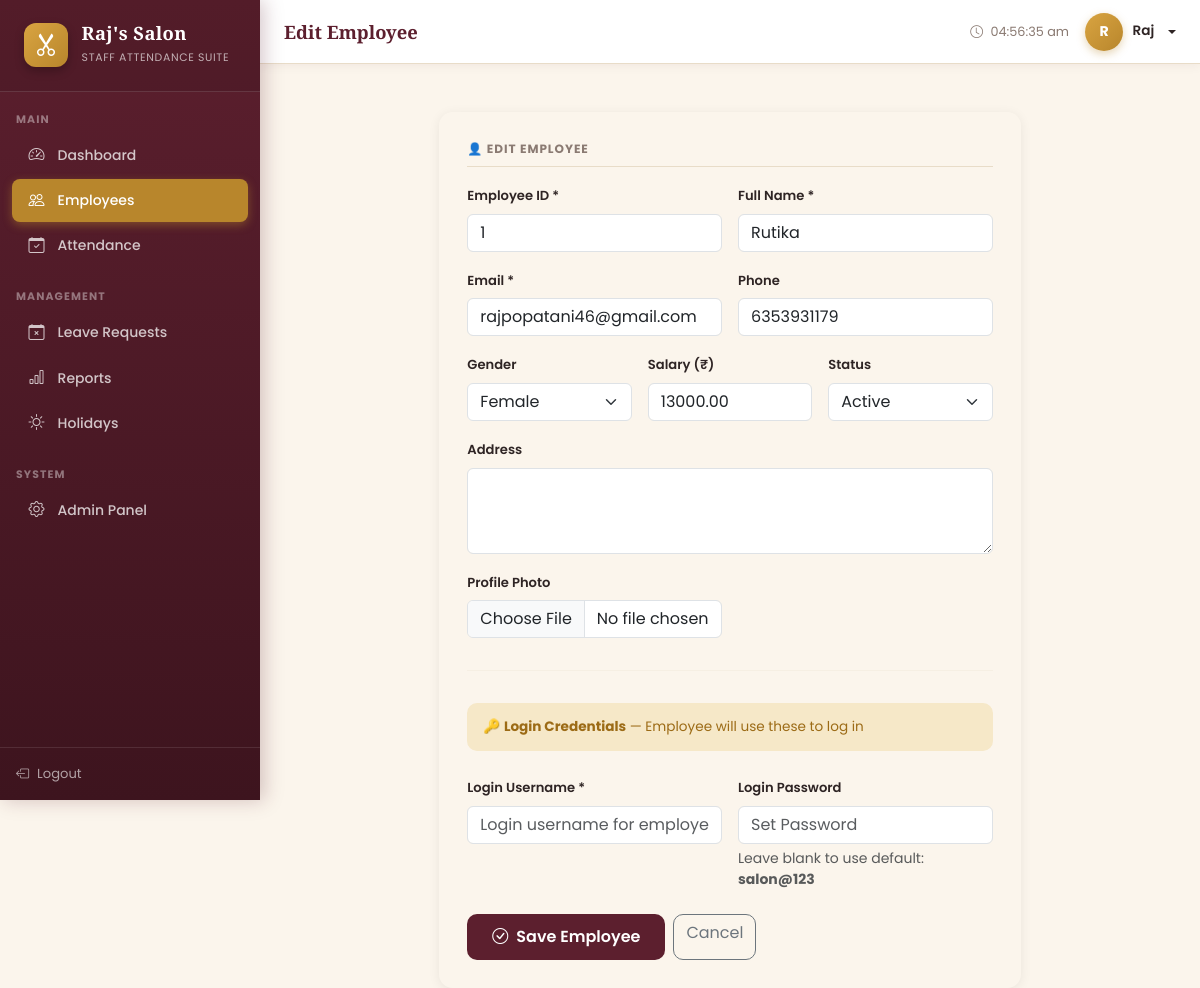
The page /employees/2/edit/ (signed in) on the database its author committed.
### attendance/models.py (models this page shows, shortened)
class Employee(models.Model):
    GENDER_CHOICES = [('Male', 'Male'), ('Female', 'Female'), ('Other', 'Other')]
    STATUS_CHOICES = [('Active', 'Active'), ('Inactive', 'Inactive')]
    user          = models.OneToOneField(User, on_delete=models.CASCADE, related_name='employee', null=True, blank=True)
    employee_id   = models.CharField(max_length=20, unique=True)
    full_name     = models.CharField(max_length=200)
    email         = models.EmailField(unique=True)
    phone         = models.CharField(max_length=15)
    gender        = models.CharField(max_length=10, choices=GENDER_CHOICES)
    salary        = models.DecimalField(max_digits=10, decimal_places=2, default=0)
    address       = models.TextField(blank=True)
    status        = models.CharField(max_length=10, choices=STATUS_CHOICES, default='Active')
    profile_photo = models.ImageField(upload_to='profile_photos/', blank=True, null=True)
    date_joined   = models.DateField(default=timezone.now)
    class Meta:
        ordering = ['employee_id']

### attendance/views.py (the view)
# urls.py: path('employees/<int:pk>/edit/',  views.employee_edit,   name='employee_edit'),
@login_required
@user_passes_test(is_admin)
def employee_edit(request, pk):
    employee = get_object_or_404(Employee, pk=pk)
    if request.method == 'POST':
        form = EmployeeForm(request.POST, request.FILES, instance=employee)
        if form.is_valid():
            emp      = form.save(commit=False)
            password = form.cleaned_data.get('password')
            if password and employee.user:
                employee.user.set_password(password)
                employee.user.save()
            emp.save()
            messages.success(request, 'Employee updated successfully.')
            return redirect('employee_list')
    else:
        form = EmployeeForm(instance=employee)
    return render(request, 'attendance/employee_form.html', {'form': form, 'title': 'Edit Employee', 'employee': employee})

### attendance/views.py (called while the page is built)
def is_admin(user):
    return user.is_staff or user.is_superuser

### attendance/templates/attendance/employee_form.html (shortened to what this page needs)
{% extends 'base.html' %}
{% block page_title %}{{ title }}{% endblock %}
{% block content %}
<div class="row justify-content-center">
  <div class="col-md-8">
    <div class="form-card">
      <div class="section-header">👤 {{ title }}</div>
      <form method="POST" enctype="multipart/form-data">
        <div class="row g-3">
          <div class="col-md-6">
            <label class="form-label fw-semibold" style="font-size:.82rem">Employee ID *</label>
            {{ form.employee_id }}
          </div>
          <div class="col-md-6">
            <label class="form-label fw-semibold" style="font-size:.82rem">Full Name *</label>
            {{ form.full_name }}
          </div>
          <div class="col-md-6">
            <label class="form-label fw-semibold" style="font-size:.82rem">Email *</label>
            {{ form.email }}
          </div>
          <div class="col-md-6">
            <label class="form-label fw-semibold" style="font-size:.82rem">Phone</label>
            {{ form.phone }}
          </div>
          <div class="col-md-4">
            <label class="form-label fw-semibold" style="font-size:.82rem">Gender</label>
            {{ form.gender }}
          </div>
          <div class="col-md-4">
            <label class="form-label fw-semibold" style="font-size:.82rem">Salary (₹)</label>
            {{ form.salary }}
          </div>
          <div class="col-md-4">
            <label class="form-label fw-semibold" style="font-size:.82rem">Status</label>
            {{ form.status }}
          </div>
          <div class="col-12">
            <label class="form-label fw-semibold" style="font-size:.82rem">Address</label>
            {{ form.address }}
          </div>
          <div class="col-md-6">
            <label class="form-label fw-semibold" style="font-size:.82rem">Profile Photo</label>
            {{ form.profile_photo }}
          </div>
          <div class="col-12"><hr style="border-color:#E8DCC8"/></div>
          <div class="col-12">
            <div style="background:#F6E8C8;border-radius:10px;padding:.85rem 1rem;font-size:.85rem;color:#9C6B16;margin-bottom:.5rem">
              🔑 <strong>Login Credentials</strong> — Employee will use these to log in
            </div>
          </div>
          <div class="col-md-6">
            <label class="form-label fw-semibold" style="font-size:.82rem">Login Username *</label>
            {{ form.username }}
          </div>
          <div class="col-md-6">
            <label class="form-label fw-semibold" style="font-size:.82rem">Login Password</label>
            {{ form.password }}
            <div class="form-text">Leave blank to use default: <strong>salon@123</strong></div>
          </div>
        </div>
        <div class="d-flex gap-2 mt-4">
          <button type="submit" class="btn" style="background:#5C1F2E;color:#fff;border-radius:10px;font-weight:600;padding:.65rem 1.5rem">
            <i class="bi bi-check-circle me-2"></i>Save Employee
          </button>
          <a href="{% url 'employee_list' %}" class="btn btn-outline-secondary" style="border-radius:10px">Cancel</a>
        </div>
      </form>
    </div>
  </div>
</div>
{% endblock %}

### templates/base.html (shortened to what this page needs)
<!DOCTYPE html>
<html lang="en">
<head>
<link href="https://cdn.jsdelivr.net/npm/bootstrap@5.3.2/dist/css/bootstrap.min.css" rel="stylesheet"/>
<link href="https://cdn.jsdelivr.net/npm/bootstrap-icons@1.11.3/font/bootstrap-icons.css" rel="stylesheet"/>
</head>
<body>
<div class="sidebar" id="sidebar">
  <div class="sidebar-brand">
    <span class="logo"><i class="bi bi-scissors"></i></span>
    <div class="brand-text">
      <h6>Raj's Salon</h6>
      <small>Staff Attendance Suite</small>
    </div>
  </div>
  {% if user.is_authenticated %}
  {% if user.is_staff or user.is_superuser %}
  <div class="sidebar-section mt-2">Main</div>
  <ul class="sidebar-nav">
    <li><a href="{% url 'dashboard' %}" class="{% if request.resolver_match.url_name == 'dashboard' %}active{% endif %}"><i class="bi bi-speedometer2"></i> Dashboard</a></li>
    <li><a href="{% url 'employee_list' %}" class="{% if 'employee' in request.resolver_match.url_name %}active{% endif %}"><i class="bi bi-people"></i> Employees</a></li>
    <li><a href="{% url 'attendance_list' %}" class="{% if 'attendance' in request.resolver_match.url_name %}active{% endif %}"><i class="bi bi-calendar-check"></i> Attendance</a></li>
  </ul>
  <div class="sidebar-section mt-2">Management</div>
  <ul class="sidebar-nav">
    <li><a href="{% url 'leave_list' %}" class="{% if 'leave' in request.resolver_match.url_name %}active{% endif %}"><i class="bi bi-calendar-x"></i> Leave Requests</a></li>
    <li><a href="{% url 'reports' %}" class="{% if request.resolver_match.url_name == 'reports' %}active{% endif %}"><i class="bi bi-bar-chart"></i> Reports</a></li>
    <li><a href="{% url 'holiday_list' %}" class="{% if 'holiday' in request.resolver_match.url_name %}active{% endif %}"><i class="bi bi-sun"></i> Holidays</a></li>
  </ul>
  <div class="sidebar-section mt-2">System</div>
  <ul class="sidebar-nav">
    <li><a href="/admin/" target="_blank"><i class="bi bi-gear"></i> Admin Panel</a></li>
  </ul>
  {% endif %}
  <div class="sidebar-footer">
    <a href="{% url 'logout' %}"><i class="bi bi-box-arrow-left"></i> Logout</a>
  </div>
  {% endif %}
</div>
{% if user.is_authenticated %}
<div class="topbar">
  <div class="topbar-left">
    <span class="topbar-title">{% block page_title %}Dashboard{% endblock %}</span>
  </div>
  <div class="topbar-right">
    <span style="font-size:.8rem;color:#8A7A72">
      <i class="bi bi-clock me-1"></i>
      <span id="live-time"></span>
    </span>
    <div class="dropdown">
      <div class="topbar-user dropdown-toggle" data-bs-toggle="dropdown">
        <div class="topbar-avatar">{{ user.username|first|upper }}</div>
        <span style="font-size:.85rem;font-weight:600">{{ user.get_full_name|default:user.username }}</span>
      </div>
    </div>
  </div>
</div>
{% endif %}
<div class="{% if user.is_authenticated %}main-wrap{% else %}container-fluid{% endif %}">
  {% block content %}{% endblock %}
</div>
</body>
</html>

### templates/base.html (style rules this page uses)
:root { --primary: #5C1F2E; --primary-l: #7A2C40; --primary-dark: #3D141E; --secondary: #B8862C; --secondary-l: #D9A441; --success: #3F7D52; --danger: #A23B3B; --warning: #D9A441; --bg: #FBF5EC; --surface: #FFFFFF; --text: #2E2424; --muted: #8A7A72; --sidebar-w: 260px; --topbar-h: 64px; --font-display: 'Playfair Display', serif; --font-body: 'Poppins', sans-serif; }
* { box-sizing:border-box; }
body { font-family:var(--font-body); background:var(--bg); color:var(--text); margin:0; }
h1,h2,h3,h4,h5,h6 { font-family:var(--font-body); }
.sidebar { width:var(--sidebar-w); height:100vh; position:fixed; top:0; left:0; background:linear-gradient(180deg,var(--primary) 0%,var(--primary-dark) 100%); overflow-y:auto; z-index:200; display:flex; flex-direction:column; box-shadow:4px 0 18px rgba(92,31,46,.25); }
.sidebar-brand { padding:1.4rem 1.5rem; border-bottom:1px solid rgba(255,255,255,.12); display:flex; align-items:center; gap:.85rem; background:rgba(0,0,0,.1); }
.sidebar-brand .logo { font-size:1.5rem; width:44px; height:44px; flex-shrink:0; background:linear-gradient(135deg,var(--secondary-l),var(--secondary)); border-radius:12px; display:flex; align-items:center; justify-content:center; color:#fff; box-shadow:0 4px 10px rgba(0,0,0,.25); }
.sidebar-brand .brand-text { color:#fff; }
.sidebar-brand .brand-text h6 { font-family:var(--font-display); font-weight:700; font-size:1.15rem; margin:0; letter-spacing:.02em; }
.sidebar-brand .brand-text small { color:rgba(255,255,255,.65); font-size:.68rem; letter-spacing:.06em; text-transform:uppercase; }
.sidebar-section { padding:.75rem 1rem .35rem; color:rgba(255,255,255,.4); font-size:.68rem; font-weight:700; text-transform:uppercase; letter-spacing:.1em; }
.sidebar-nav { list-style:none; padding:0 .75rem; margin:0; }
.sidebar-nav li { margin-bottom:2px; }
.sidebar-nav a { display:flex; align-items:center; gap:.7rem; padding:.6rem .9rem; border-radius:8px; color:rgba(255,255,255,.75); text-decoration:none; font-size:.875rem; font-weight:500; transition:all .2s; }
.sidebar-nav a.active { background:var(--secondary); color:#fff; box-shadow:0 3px 10px rgba(184,134,44,.45); }
.sidebar-nav a i { font-size:1rem; width:20px; text-align:center; }
.sidebar-footer { margin-top:auto; padding:1rem; border-top:1px solid rgba(255,255,255,.1); }
.sidebar-footer a { color:rgba(255,255,255,.6); font-size:.82rem; text-decoration:none; display:flex; align-items:center; gap:.5rem; }
.topbar { height:var(--topbar-h); position:fixed; top:0; left:var(--sidebar-w); right:0; background:var(--surface); border-bottom:1px solid #E8DCC8; z-index:100; display:flex; align-items:center; justify-content:space-between; padding:0 1.5rem; box-shadow:0 2px 10px rgba(92,31,46,.06); }
.topbar-left { display:flex; align-items:center; gap:1rem; }
.topbar-title { font-family:var(--font-display); font-weight:700; font-size:1.15rem; color:var(--primary); }
.topbar-right { display:flex; align-items:center; gap:1rem; }
.topbar-user { display:flex; align-items:center; gap:.6rem; cursor:pointer; }
.topbar-avatar { width:38px; height:38px; border-radius:50%; background:linear-gradient(135deg,var(--secondary-l),var(--secondary)); color:#fff; display:flex; align-items:center; justify-content:center; font-weight:700; font-size:.88rem; box-shadow:0 3px 8px rgba(184,134,44,.35); }
.main-wrap { margin-left:var(--sidebar-w); margin-top:var(--topbar-h); padding:1.75rem; min-height:calc(100vh - var(--topbar-h)); }
.form-card { border:none; border-radius:14px; box-shadow:0 2px 12px rgba(0,0,0,.07); padding:1.75rem; }
.section-header { font-size:.75rem; font-weight:700; color:#8A7A72; text-transform:uppercase; letter-spacing:.08em; margin-bottom:1rem; padding-bottom:.5rem; border-bottom:1px solid #E8DCC8; }
a { color:var(--secondary); }

### rows shown on the page
Employee: employee_id "1", full_name "Rutika", email "rajpopatani46@gmail.com", phone "6353931179", gender "Female", salary "13000.00", status "Active"

### other values the page prints
{{ title }} "Edit Employee"
{{ user.username|first|upper }} "R"
{{ user.get_full_name|default:user.username }} "Raj"
{{ title }} "EDIT EMPLOYEE"
